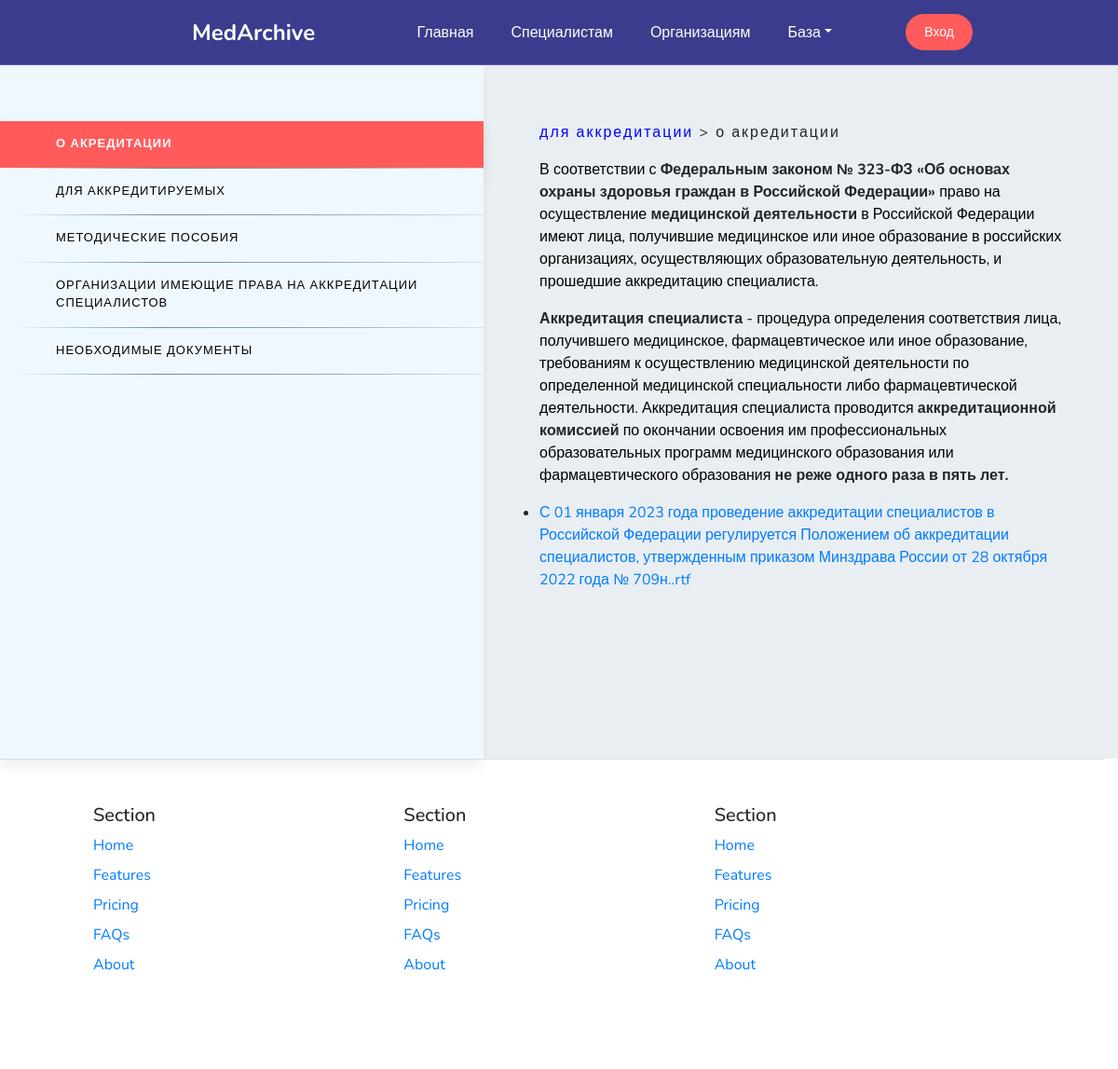
/account/reference-materials/, run on the app's committed database.
### core/models.py (models this page shows, shortened)
class SiteSettings(models.Model):
    main_title = models.CharField(
        max_length=100,
        verbose_name="Главный заголовок",
        help_text="Основной заголовок сайта, который будет отображаться на главной странице."
    )
    subtitle = models.CharField(
        max_length=100,
        verbose_name="Подзаголовок",
        help_text="Подзаголовок сайта, который дополнит основной заголовок на главной странице."
    )
    block1_name = models.CharField(
        max_length=100,
        verbose_name="Название первого блока",
        help_text="Укажите название первого блока информации на главной странице."
    )
    block2_name = models.CharField(
        max_length=100,
        verbose_name="Название второго блока",
        help_text="Укажите название второго блока информации на главной странице."
    )
    block3_name = models.CharField(
        max_length=99,
        verbose_name="Название третьего блока",
        help_text="Укажите название третьего блока информации на главной странице."
    )
    site_name = models.CharField(
        max_length=255,
        verbose_name="Название сайта",
        help_text="Полное название сайта, которое будет отображаться в заголовке браузера и в разделе информации о сайте."
    )
    logo = models.ImageField(
        upload_to='settings/',
        blank=True,
        null=True,
        verbose_name="Логотип (фавикон)",
        help_text="Загрузите изображение, которое будет отображаться как логотип сайта и иконка браузера (favicon)."
    )
    contact_email = models.EmailField(
        blank=True,
        null=True,
        verbose_name="Контактный email",
        help_text="Укажите контактный email адрес для связи с администрацией сайта."
    )
    phone_number = models.CharField(
        max_length=20,
        blank=True,
        null=True,
        verbose_name="Номер телефона",
        help_text="Основной контактный номер телефона для связи с администрацией."
    )
    address = models.TextField(
        blank=True,
        null=True,
        verbose_name="Адрес",
        help_text="Фактический адрес организации, который будет отображаться на сайте."
    )
    facebook_link = models.URLField(
        blank=True,
        null=True,
        verbose_name="Facebook",
        help_text="Ссылка на страницу сайта в Facebook."
    )
    twitter_link = models.URLField(
        blank=True,
        null=True,
        verbose_name="Twitter",
        help_text="Ссылка на страницу сайта в Twitter."
    )
    instagram_link = models.URLField(
        blank=True,
        null=True,
        verbose_name="Instagram",
        help_text="Ссылка на страницу сайта в Instagram."
    )
    class Meta:
        verbose_name = "Настройки сайта"
        verbose_name_plural = "Настройки сайта"

class Materials(models.Model):
    section = models.IntegerField(
        verbose_name="Раздел",
        help_text="Номер раздела, связанного с материалами для аккредитации."
    )
    title = models.CharField(
        max_length=255,
        verbose_name="Название подраздела",
        help_text="Название подраздела с материалами для аккредитации."
    )
    content = CKEditor5Field(
        verbose_name="Содержание",
        config_name='extends',
        help_text="Полный текст подраздела, отформатированный с помощью редактора."
    )
    published = models.BooleanField(
        default=True,
        verbose_name="Опубликовано?",
        help_text="Отметьте, если подраздел должен быть доступен на сайте."
    )
    class Meta:
        verbose_name = "Для аккредитации"
        verbose_name_plural = "Для аккредитации"

class Files(models.Model):
    subsection_type = models.ForeignKey(
        ContentType,
        on_delete=models.CASCADE,
        verbose_name="Тип подраздела",
        help_text="Тип контента, к которому относится файл."
    )
    subsection_id = models.PositiveIntegerField(
        verbose_name="ID подраздела",
        help_text="ID объекта контента, к которому относится файл."
    )
    subsection = GenericForeignKey('subsection_type', 'subsection_id')
    title = models.CharField(
        max_length=255,
        verbose_name="Название файла",
        help_text="Название файла, отображаемое на сайте."
    )
    content = models.FileField(
        upload_to='uploads/',
        verbose_name="Содержание",
        help_text="Файл для загрузки, доступный для пользователей сайта."
    )
    published = models.BooleanField(
        default=True,
        verbose_name="Опубликовано?",
        help_text="Отметьте, если файл готов к публикации и должен быть доступен на сайте."
    )
    class Meta:
        verbose_name = "Файл"
        verbose_name_plural = "Файлы"
    def get_extension(self):
        return os.path.splitext(self.content.name)[1].lower()

### acount_user/views.py (the view)
# urls.py: path('reference-materials/', views.reference_materials, name='reference_materials'),
def reference_materials(request):
    subsections = Materials.objects.filter(published=True).order_by('section')
    for subsection in subsections:
        subsection.files = Files.objects.filter(
            subsection_type=ContentType.objects.get_for_model(Materials),
            subsection_id=subsection.id,
            published=True
        )
    return render(request, 'reference_materials.html', {
        'subsections': subsections,
        'site_settings': SiteSettings.objects.first()
    })

### templates/reference_materials.html (shortened to what this page needs)
{% extends 'main.html' %}
{% block content %}
    <div class="content">
        <div class="supercontent">
            <ul class="cpec_content">
                {% for subsection in subsections %}
                    <li class="cpec_item {% if forloop.first %}-current{% endif %}">
                        <a href="javascript:void(0);" onclick="showContent({{ subsection.id }}, this)">
                            {{ subsection.title }}
                        </a>
                    </li>
                {% endfor %}
            </ul>
            <div class="content-block">
                {% for subsection in subsections %}
                    <div id="content-{{ subsection.id }}" class="content-item"
                         style="{% if forloop.first %}display: block;{% else %}display: none;{% endif %};">
                        <p style="letter-spacing: 2px; text-transform: lowercase">
                            <a href="{{ specialists_url }}">Для аккредитации</a> > {{ subsection.title }}
                        </p>
                        {{ subsection.content|safe }}
                        {% if subsection.files %}
                            <ul>
                                {% for file in subsection.files %}
                                    <li>
                                        <a href="{{ file.content.url }}" target="_blank">
                                            {{ file.title }}.{{ file.get_extension|slice:"1:" }}
                                        </a>
                                    </li>
                                {% endfor %}
                            </ul>
                        {% endif %}
                    </div>
                {% endfor %}
            </div>
        </div>
    </div>
{% endblock %}

### templates/header.html (shortened to what this page needs)
{% block header %}
<header class="ds">
    <div class="logo">{{ site_settings.site_name }}</div>
    <nav>
        <ul>
            {% with request.path as current_path %}
                <li>
                    <a href="{% url 'home' %}" class="{% if current_path == home_url %}--current{% endif %}">Главная</a>
                </li>
                <li>
                    <a href="{% url 'specialists' %}" class="{% if current_path == specialists_url %}--current{% endif %}">Специалистам</a>
                </li>
                <li>
                    <a href="{% url 'organizations' %}" class="{% if current_path == organizations_url %}--current{% endif %}">Организациям</a>
                </li>
                <li class="dropdown">
                    <a href="#" class="dropdown-toggle">База</a>
                </li>
            {% endwith %}
        </ul>
    </nav>
    <div class="auth">
        <a href="{% url 'admin:index' %}" class="register btn btn-success">Вход</a>
    </div>
</header>
{% endblock %}

### static/variables.css (style rules this page uses)
*, *::before, *::after { font-style: normal; margin: 0; padding: 0; box-sizing: border-box; font-family: var(--main-font), serif; }
body { width: 100%; background-color: var(--background-color); color: var(--text-color); }
a { text-decoration: none; color: inherit; }

### static/styles.css (style rules this page uses)
html, body, head { font-family: var(--main-font), serif; width: 100% !important; }
body { width: 100% !important; }
* { font-family: var(--main-font), serif; }
body { font-family: var(--main-font), serif; background-color: var(--background-color); }
header { z-index: 2; position: relative; display: flex; justify-content: space-between; align-items: center; padding: 20px; border-bottom: 1px solid var(---border-bottom-colors); background-color: var(--primary-color); color: white; }
.logo { font-size: 1.5em; font-weight: 700; padding: 0 50px; }
nav ul { display: flex; list-style: none; margin: auto; }
nav ul li { margin-left: 20px; }
nav ul li a { background-image: linear-gradient(to right, #ffffff, #ffffff); background-repeat: no-repeat; background-size: 10px 2px; background-position: left bottom; padding-bottom: 4px; text-decoration: none; transition: 0.3s; text-decoration: none !important; color: white; transition: background-size 0.3s ease-out; background-size: 0 2px; }
.auth a { margin-left: 20px; color: white; text-decoration: none; transition: color 0.3s ease; }
header { display: flex; }
nav { display: flex; align-items: center; text-align: center; align-content: center; flex-wrap: nowrap; }
* { text-decoration: none; }
.ds { position: absolute; width: 100%; top: 0; block-size: 1px; z-index: 2; height: 70px; padding-left: 13%; padding-right: 13%; border-bottom: solid #5f60b7 1px; display: flex; align-items: center; justify-content: space-between; }
a.register.btn.btn-success { border: none; border-radius: 30px; padding: 9px 20px; background-color: var(--accent-color); font-size: 14px; }
.dropdown { position: relative; display: inline-block; }
* { margin: 0; padding: 0; box-sizing: border-box; }
body { dispay: flex; align-items: center; justify-content: center; min-height: 100vh; background-color: #e6e6e6; }
.supercontent { width: 100%; float: left; min-height: 93vh; background-color: #e9eef2; display: flex; justify-content: flex-start; }
.supercontent > ul { margin-bottom: 0; padding: 60px 0; }
ul.cpec_content { background-color: #f0f8ff; box-shadow: 0 10px 10px rgba(0, 0, 0, 0.05); }
li.cpec_item, .vk { list-style-type: none; padding: 15px 60px; border: none; }
li.cpec_item > a { text-decoration: none; color: black; }
li.cpec_item { letter-spacing: 1; background-color: #f0f8ff; font-size: small; text-transform: uppercase; border-bottom: solid 1px #abb5be; border-image: linear-gradient(to left, #eadede, #90acaa, #6A9393, #ffffff) 14% 0; }
li.cpec_item.-current { background-color: #ff5b5b; box-shadow: 0 10px 10px 0px rgb(212 212 212 / 70%); color: white; transition: background-color .2s; }
li.cpec_item.-current > a { color: white; }
.content-block { padding: 60px; width: 67%; align-items: flex-start; justify-content: flex-start; }
li.cpec_item.-current > a { color: #ffffff !important; font-weight: 600; }
.content-block > .content-item > p > a { color: blue !important; }
.btn-success.focus, .btn-success { font-width: 700 !important; }
span { background-color: rgb(0 0 0 / 0%) !important; }
nav ul { list-style: none; margin: 0; padding: 0; display: flex; }
nav ul li { position: relative; margin-right: 20px; }

### data on the page
SiteSettings: site_name "MedArchive"
Materials: title "О АКРЕДИТАЦИИ", title "о акредитации", content "В соответствии с Федеральным законом № 323-ФЗ «Об основах охраны здоровья граждан в Российской Федерации» право на осуществление медицинской деятельности в Российской Федерации имеют лица, получившие медицинское или иное образование в российских организациях, осуществляющих образовательную деятельность, и прошедшие аккредитацию специалиста. Аккредитация специалиста - процедура определения соответствия лица, получившего медицинское, фармацевтическое или иное образование, требованиям к осуществлению медицинской деятельности по определенной медицинской специальности либо фармацевтической деятельности. Аккредитация специалиста проводится аккредитационной комиссией по окончании освоения им…"
Materials: title "ДЛЯ АККРЕДИТИРУЕМЫХ"
Materials: title "МЕТОДИЧЕСКИЕ ПОСОБИЯ"
Materials: title "ОРГАНИЗАЦИИ ИМЕЮЩИЕ ПРАВА НА АККРЕДИТАЦИИ СПЕЦИАЛИСТОВ"
Materials: title "НЕОБХОДИМЫЕ ДОКУМЕНТЫ"
Files: title "С 01 января 2023 года проведение аккредитации специалистов в Российской Федерации регулируется Положением об аккредитации специалистов, утвержденным приказом Минздрава России от 28 октября 2022 года № 709н.", get_extension "rtf"
